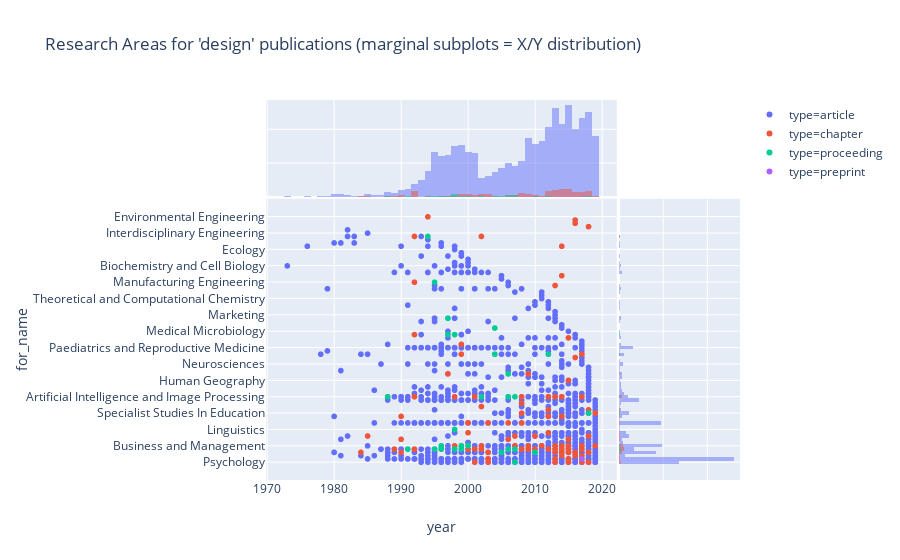

The notebook cell this image was saved under:
### Code cell
df2 = json_normalize(data.publications, record_path=['FOR'], meta=["id", "type", ["journal", "title"], "year"], errors='ignore', record_prefix='for_')
px.scatter(df2, x="year", y="for_name", color="type", marginal_x="histogram", marginal_y="histogram", height=800, title="Research Areas for 'design' publications (marginal subplots = X/Y distribution)")

### Figure 1 — Plotly figure (JSON) as saved in the notebook; plotly's stock layout.template omitted (floating-point values rounded to 4 significant figures; data arrays with more than 128 entries replaced by an {"elided": "..."} marker saying what was removed)
{"data": [{"hoverlabel": {"namelength": 0}, "hovertemplate": "type=article<br>year=%{x}<br>for_name=%{y}", "legendgroup": "type=article", "marker": {"color": "#636efa", "symbol": "circle"}, "mode": "markers", "name": "type=article", "showlegend": true, "type": "scattergl", "uid": "845a5501-9af3-465b-8481-8b86d0d32fbb", "x": {"elided": "2065 int values"}, "xaxis": "x", "y": {"elided": "2065 str values"}, "yaxis": "y"}, {"alignmentgroup": "True", "bingroup": "x", "hoverlabel": {"namelength": 0}, "hovertemplate": "type=article<br>year=%{x}<br>count=%{y}", "legendgroup": "type=article", "marker": {"color": "#636efa"}, "name": "type=article", "offsetgroup": "type=article", "opacity": 0.5, "showlegend": false, "type": "histogram", "uid": "fce7abe0-fdb3-45f6-8d6e-59aa44b7a89b", "x": {"elided": "2065 int values"}, "xaxis": "x", "yaxis": "y2"}, {"alignmentgroup": "True", "bingroup": "y", "hoverlabel": {"namelength": 0}, "hovertemplate": "type=article<br>for_name=%{y}<br>count=%{x}", "legendgroup": "type=article", "marker": {"color": "#636efa"}, "name": "type=article", "offsetgroup": "type=article", "opacity": 0.5, "showlegend": false, "type": "histogram", "uid": "a877a604-83ea-4682-a718-e15becfeb2e5", "xaxis": "x2", "y": {"elided": "2065 str values"}, "yaxis": "y"}, {"hoverlabel": {"namelength": 0}, "hovertemplate": "type=chapter<br>year=%{x}<br>for_name=%{y}", "legendgroup": "type=chapter", "marker": {"color": "#EF553B", "symbol": "circle"}, "mode": "markers", "name": "type=chapter", "showlegend": true, "type": "scattergl", "uid": "d6e38eeb-a43d-48ae-a1d4-c97da9d7999e", "x": [2019, 2019, 2018, 2018, 2018, 2018, 2018, 2018, 2018, 2018, 2017, 2017, 2017, 2017, 2017, 2017, 2017, 2016, 2016, 2016, 2016, 2016, 2016, 2016, 2015, 2015, 2015, 2015, 2015, 2015, 2015, 2015, 2015, 2015, 2015, 2014, 2014, 2014, 2014, 2014, 2014, 2014, 2014, 2014, 2014, 2014, 2013, 2013, 2013, 2013, 2013, 2013, 2013, 2013, 2013, 2013, 2012, 2012, 2012, 2012, 2012, 2012, 2012, 2012, 2011, 2010, 2010, 2010, 2009, 2009, 2009, 2009, 2008, 2008, 2008, 2008, 2008, 2008, 2007, 2007, 2007, 2006, 2006, 2006, 2004, 2003, 2003, 2003, 2003, 2003, 2002, 2002, 2002, 2002, 2002, 2001, 2001, 2001, 2000, 2000, 2000, 2000, 1999, 1999, 1999, 1999, 1998, 1998, 1998, 1997, 1996, 1996, 1994, 1992, 1992, 1992, 1992, 1992, 1992, 1992, 1992, 1990, 1990, 1990, 1989, 1988, 1985, 1984], "xaxis": "x", "y": ["Specialist Studies In Education", "Business and Management", "Anthropology", "Political Science", "Applied Economics", "Psychology", "Specialist Studies In Education", "Applied Economics", "Policy and Administration", "Applied Economics", "Artificial Intelligence and Image Processing", "Information Systems", "Applied Mathematics", "Statistics", "Public Health and Health Services", "Psychology", "Business and Management", "Historical Studies", "Statistics", "Statistics", "Applied Economics", "Building", "Applied Economics", "Geology", "Cultural Studies", "Information Systems", "Information Systems", "Information Systems", "Business and Management", "Psychology", "Public Health and Health Services", "Law", "Human Geography", "Applied Economics", "Psychology", "Applied Economics", "Econometrics", "Economic Theory", "Business and Management", "Information Systems", "Artificial Intelligence and Image Processing", "Pharmacology and Pharmaceutical Sciences", "Business and Management", "Statistics", "Business and Management", "Applied Economics", "Business and Management", "Design Practice and Management", "Psychology", "Psychology", "Public Health and Health Services", "Applied Economics", "Business and Management", "Artificial Intelligence and Image Processing", "Information Systems", "Artificial Intelligence and Image Processing", "Information Systems", "Political Science", "Sociology", "Artificial Intelligence and Image Processing", "Artificial Intelligence and Image Processing", "Information Systems", "Information Systems", "Econometrics", "Business and Management", "Applied Economics", "Policy and Administration", "Information Systems", "Civil Engineering", "Information Systems", "Business and Management", "Information Systems", "Information Systems", "Artificial Intelligence and Image Processing", "Clinical Sciences", "Environmental Science and Management", "Information Systems", "Specialist Studies In Education", "Policy and Administration", "Business and Management", "Psychology", "Clinical Sciences", "Law", "Civil Engineering", "Applied Mathematics", "Clinical Sciences", "Public Health and Health Services", "Public Health and Health Services", "Psychology", "Applied Economics", "Philosophy", "Information Systems", "Business and Management", "Business and Management", "Computation Theory and Mathematics", "Information Systems", "Artificial Intelligence and Image Processing", "Psychology", "Clinical Sciences", "Information Systems", "Business and Management", "Sociology", "Business and Management", "Business and Management", "Applied Mathematics", "Numerical and Computational Mathematics", "Information Systems", "Business and Management", "Artificial Intelligence and Image Processing", "Civil Engineering", "Information Systems", "Information Systems", "Environmental Engineering", "Information Systems", "Artificial Intelligence and Image Processing", "Information Systems", "Computer Software", "Artificial Intelligence and Image Processing", "Computation Theory and Mathematics", "Manufacturing Engineering", "Artificial Intelligence and Image Processing", "Law", "Applied Economics", "Econometrics", "Information Systems", "Artificial Intelligence and Image Processing", "Policy and Administration", "Applied Economics"], "yaxis": "y"}, {"alignmentgroup": "True", "bingroup": "x", "hoverlabel": {"namelength": 0}, "hovertemplate": "type=chapter<br>year=%{x}<br>count=%{y}", "legendgroup": "type=chapter", "marker": {"color": "#EF553B"}, "name": "type=chapter", "offsetgroup": "type=chapter", "opacity": 0.5, "showlegend": false, "type": "histogram", "uid": "c8adbd13-deff-47ee-a9a1-29b64217b18e", "x": [2019, 2019, 2018, 2018, 2018, 2018, 2018, 2018, 2018, 2018, 2017, 2017, 2017, 2017, 2017, 2017, 2017, 2016, 2016, 2016, 2016, 2016, 2016, 2016, 2015, 2015, 2015, 2015, 2015, 2015, 2015, 2015, 2015, 2015, 2015, 2014, 2014, 2014, 2014, 2014, 2014, 2014, 2014, 2014, 2014, 2014, 2013, 2013, 2013, 2013, 2013, 2013, 2013, 2013, 2013, 2013, 2012, 2012, 2012, 2012, 2012, 2012, 2012, 2012, 2011, 2010, 2010, 2010, 2009, 2009, 2009, 2009, 2008, 2008, 2008, 2008, 2008, 2008, 2007, 2007, 2007, 2006, 2006, 2006, 2004, 2003, 2003, 2003, 2003, 2003, 2002, 2002, 2002, 2002, 2002, 2001, 2001, 2001, 2000, 2000, 2000, 2000, 1999, 1999, 1999, 1999, 1998, 1998, 1998, 1997, 1996, 1996, 1994, 1992, 1992, 1992, 1992, 1992, 1992, 1992, 1992, 1990, 1990, 1990, 1989, 1988, 1985, 1984], "xaxis": "x", "yaxis": "y2"}, {"alignmentgroup": "True", "bingroup": "y", "hoverlabel": {"namelength": 0}, "hovertemplate": "type=chapter<br>for_name=%{y}<br>count=%{x}", "legendgroup": "type=chapter", "marker": {"color": "#EF553B"}, "name": "type=chapter", "offsetgroup": "type=chapter", "opacity": 0.5, "showlegend": false, "type": "histogram", "uid": "114954a9-c4a1-4f57-a4e8-827400596f45", "xaxis": "x2", "y": ["Specialist Studies In Education", "Business and Management", "Anthropology", "Political Science", "Applied Economics", "Psychology", "Specialist Studies In Education", "Applied Economics", "Policy and Administration", "Applied Economics", "Artificial Intelligence and Image Processing", "Information Systems", "Applied Mathematics", "Statistics", "Public Health and Health Services", "Psychology", "Business and Management", "Historical Studies", "Statistics", "Statistics", "Applied Economics", "Building", "Applied Economics", "Geology", "Cultural Studies", "Information Systems", "Information Systems", "Information Systems", "Business and Management", "Psychology", "Public Health and Health Services", "Law", "Human Geography", "Applied Economics", "Psychology", "Applied Economics", "Econometrics", "Economic Theory", "Business and Management", "Information Systems", "Artificial Intelligence and Image Processing", "Pharmacology and Pharmaceutical Sciences", "Business and Management", "Statistics", "Business and Management", "Applied Economics", "Business and Management", "Design Practice and Management", "Psychology", "Psychology", "Public Health and Health Services", "Applied Economics", "Business and Management", "Artificial Intelligence and Image Processing", "Information Systems", "Artificial Intelligence and Image Processing", "Information Systems", "Political Science", "Sociology", "Artificial Intelligence and Image Processing", "Artificial Intelligence and Image Processing", "Information Systems", "Information Systems", "Econometrics", "Business and Management", "Applied Economics", "Policy and Administration", "Information Systems", "Civil Engineering", "Information Systems", "Business and Management", "Information Systems", "Information Systems", "Artificial Intelligence and Image Processing", "Clinical Sciences", "Environmental Science and Management", "Information Systems", "Specialist Studies In Education", "Policy and Administration", "Business and Management", "Psychology", "Clinical Sciences", "Law", "Civil Engineering", "Applied Mathematics", "Clinical Sciences", "Public Health and Health Services", "Public Health and Health Services", "Psychology", "Applied Economics", "Philosophy", "Information Systems", "Business and Management", "Business and Management", "Computation Theory and Mathematics", "Information Systems", "Artificial Intelligence and Image Processing", "Psychology", "Clinical Sciences", "Information Systems", "Business and Management", "Sociology", "Business and Management", "Business and Management", "Applied Mathematics", "Numerical and Computational Mathematics", "Information Systems", "Business and Management", "Artificial Intelligence and Image Processing", "Civil Engineering", "Information Systems", "Information Systems", "Environmental Engineering", "Information Systems", "Artificial Intelligence and Image Processing", "Information Systems", "Computer Software", "Artificial Intelligence and Image Processing", "Computation Theory and Mathematics", "Manufacturing Engineering", "Artificial Intelligence and Image Processing", "Law", "Applied Economics", "Econometrics", "Information Systems", "Artificial Intelligence and Image Processing", "Policy and Administration", "Applied Economics"], "yaxis": "y"}, {"hoverlabel": {"namelength": 0}, "hovertemplate": "type=proceeding<br>year=%{x}<br>for_name=%{y}", "legendgroup": "type=proceeding", "marker": {"color": "#00cc96", "symbol": "circle"}, "mode": "markers", "name": "type=proceeding", "showlegend": true, "type": "scattergl", "uid": "fd9a479d-68f2-4010-a5e1-55933ff8b895", "x": [2018, 2018, 2012, 2010, 2007, 2007, 2007, 2006, 2006, 2006, 2005, 2004, 2004, 2002, 2000, 1999, 1999, 1998, 1998, 1998, 1998, 1997, 1997, 1996, 1996, 1995, 1995, 1994, 1991, 1988], "xaxis": "x", "y": ["Specialist Studies In Education", "Specialist Studies In Education", "Applied Mathematics", "Applied Economics", "Psychology", "Information Systems", "Artificial Intelligence and Image Processing", "Civil Engineering", "Information Systems", "Artificial Intelligence and Image Processing", "Applied Economics", "Communications Technologies", "Applied Mathematics", "Artificial Intelligence and Image Processing", "Business and Management", "Information Systems", "Business and Management", "Information Systems", "Computer Software", "Information Systems", "Linguistics", "Computer Software", "Biomedical Engineering", "Information Systems", "Business and Management", "Manufacturing Engineering", "Information Systems", "Computation Theory and Mathematics", "Information Systems", "Artificial Intelligence and Image Processing"], "yaxis": "y"}, {"alignmentgroup": "True", "bingroup": "x", "hoverlabel": {"namelength": 0}, "hovertemplate": "type=proceeding<br>year=%{x}<br>count=%{y}", "legendgroup": "type=proceeding", "marker": {"color": "#00cc96"}, "name": "type=proceeding", "offsetgroup": "type=proceeding", "opacity": 0.5, "showlegend": false, "type": "histogram", "uid": "a625e730-4b2d-4f80-b9ef-a4df4c479ebc", "x": [2018, 2018, 2012, 2010, 2007, 2007, 2007, 2006, 2006, 2006, 2005, 2004, 2004, 2002, 2000, 1999, 1999, 1998, 1998, 1998, 1998, 1997, 1997, 1996, 1996, 1995, 1995, 1994, 1991, 1988], "xaxis": "x", "yaxis": "y2"}, {"alignmentgroup": "True", "bingroup": "y", "hoverlabel": {"namelength": 0}, "hovertemplate": "type=proceeding<br>for_name=%{y}<br>count=%{x}", "legendgroup": "type=proceeding", "marker": {"color": "#00cc96"}, "name": "type=proceeding", "offsetgroup": "type=proceeding", "opacity": 0.5, "showlegend": false, "type": "histogram", "uid": "ae72e750-af72-479f-b7cd-17aa6b8cac8d", "xaxis": "x2", "y": ["Specialist Studies In Education", "Specialist Studies In Education", "Applied Mathematics", "Applied Economics", "Psychology", "Information Systems", "Artificial Intelligence and Image Processing", "Civil Engineering", "Information Systems", "Artificial Intelligence and Image Processing", "Applied Economics", "Communications Technologies", "Applied Mathematics", "Artificial Intelligence and Image Processing", "Business and Management", "Information Systems", "Business and Management", "Information Systems", "Computer Software", "Information Systems", "Linguistics", "Computer Software", "Biomedical Engineering", "Information Systems", "Business and Management", "Manufacturing Engineering", "Information Systems", "Computation Theory and Mathematics", "Information Systems", "Artificial Intelligence and Image Processing"], "yaxis": "y"}, {"hoverlabel": {"namelength": 0}, "hovertemplate": "type=preprint<br>year=%{x}<br>for_name=%{y}", "legendgroup": "type=preprint", "marker": {"color": "#ab63fa", "symbol": "circle"}, "mode": "markers", "name": "type=preprint", "showlegend": true, "type": "scattergl", "uid": "3c5080ed-2f91-4ef8-88db-20d334d057c1", "x": [2017], "xaxis": "x", "y": ["Public Health and Health Services"], "yaxis": "y"}, {"alignmentgroup": "True", "bingroup": "x", "hoverlabel": {"namelength": 0}, "hovertemplate": "type=preprint<br>year=%{x}<br>count=%{y}", "legendgroup": "type=preprint", "marker": {"color": "#ab63fa"}, "name": "type=preprint", "offsetgroup": "type=preprint", "opacity": 0.5, "showlegend": false, "type": "histogram", "uid": "f99d30a8-be55-4db7-8014-583d55ada709", "x": [2017], "xaxis": "x", "yaxis": "y2"}, {"alignmentgroup": "True", "bingroup": "y", "hoverlabel": {"namelength": 0}, "hovertemplate": "type=preprint<br>for_name=%{y}<br>count=%{x}", "legendgroup": "type=preprint", "marker": {"color": "#ab63fa"}, "name": "type=preprint", "offsetgroup": "type=preprint", "opacity": 0.5, "showlegend": false, "type": "histogram", "uid": "39b03aea-822a-4686-b109-9351758a772e", "xaxis": "x2", "y": ["Public Health and Health Services"], "yaxis": "y"}], "layout": {"autosize": true, "barmode": "overlay", "legend": {"tracegroupgap": 0}, "title": {"text": "Research Areas for 'design' publications (marginal subplots = X/Y distribution)"}, "xaxis": {"autorange": true, "domain": [0, 0.74], "range": [1970.0, 2022.0], "showgrid": true, "title": {"text": "year"}, "type": "linear"}, "xaxis2": {"autorange": true, "domain": [0.745, 1], "range": [0, 548.4], "showticklabels": false}, "yaxis": {"autorange": true, "domain": [0, 0.74], "range": [-5.98, 80.98], "showgrid": true, "title": {"text": "for_name"}, "type": "category"}, "yaxis2": {"autorange": true, "domain": [0.745, 1], "range": [0, 143.2], "showticklabels": false}}}
